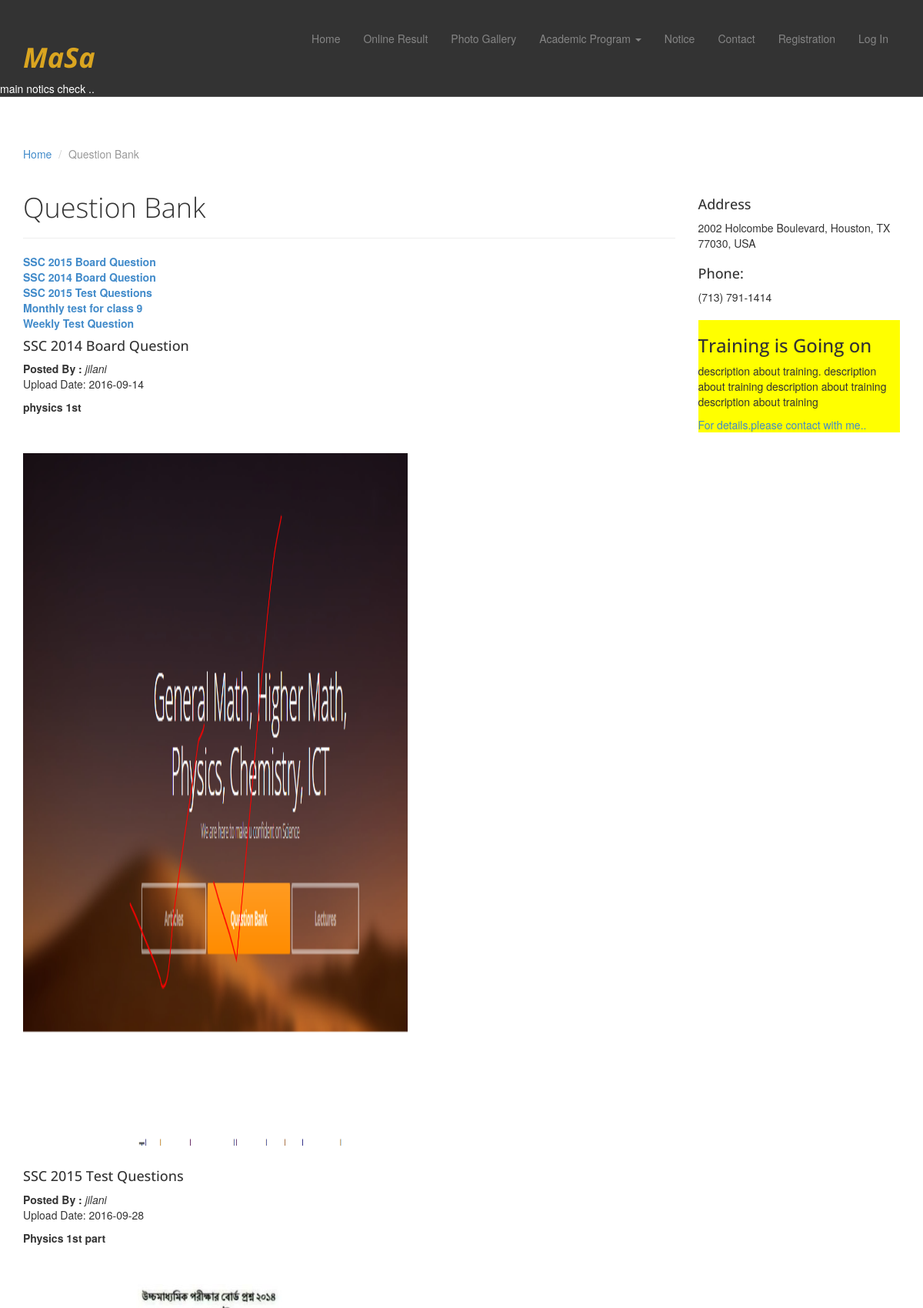
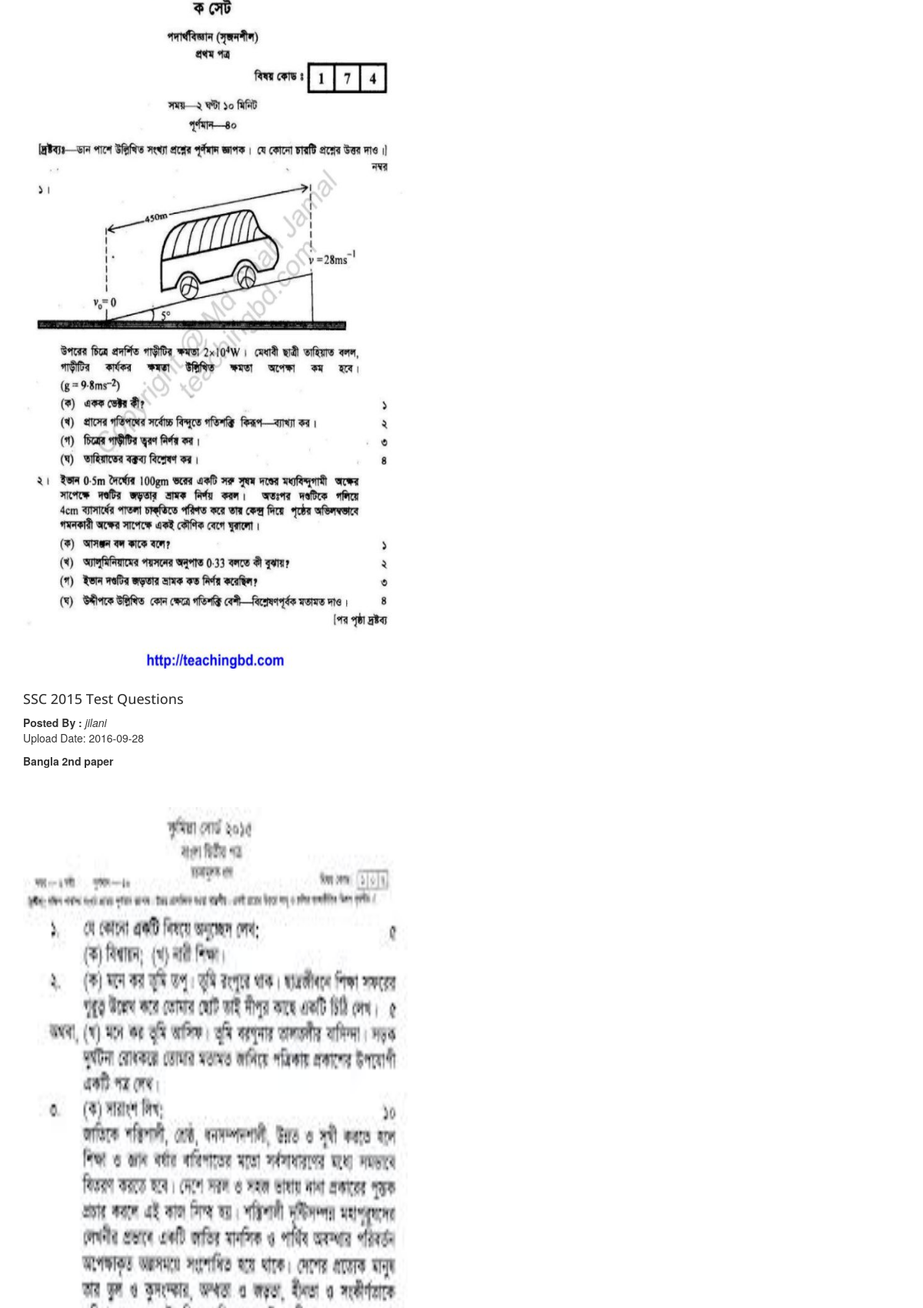
Screenshot of /question_bank.php (upper part) with the database file from the repository (2 pictures, top to bottom).
### tables this page shows
CREATE TABLE IF NOT EXISTS `tbl_notice` (
`notice_id` int(30) NOT NULL,
  `notice_des` varchar(400) NOT NULL,
  `notice_type` varchar(20) NOT NULL,
  `date` date NOT NULL,
  `deletion_status` tinyint(2) NOT NULL DEFAULT '0'
);

CREATE TABLE IF NOT EXISTS `tbl_question_category` (
`question_category_id` int(10) NOT NULL,
  `question_category_name` varchar(100) NOT NULL,
  `question_category_des` text NOT NULL,
  `deletion_status` tinyint(4) NOT NULL DEFAULT '0'
);

CREATE TABLE IF NOT EXISTS `tbl_question` (
`question_id` int(10) NOT NULL,
  `question_category_id` int(10) NOT NULL,
  `user_id` int(20) NOT NULL,
  `question_des` varchar(50) NOT NULL,
  `resource` text NOT NULL,
  `upload_date` date NOT NULL,
  `deletion_status` int(2) NOT NULL DEFAULT '0'
);

CREATE TABLE IF NOT EXISTS `tbl_user` (
`user_id` int(10) NOT NULL,
  `name` varchar(30) NOT NULL,
  `date_of_birth` date NOT NULL,
  `class` int(3) NOT NULL,
  `address` varchar(50) NOT NULL,
  `phone_number` int(12) NOT NULL,
  `user_type` varchar(30) NOT NULL,
  `email` varchar(40) NOT NULL,
  `group` varchar(20) NOT NULL,
  `user_image` text NOT NULL,
  `password` varchar(100) NOT NULL,
  `deletion_status` tinyint(2) NOT NULL DEFAULT '0',
  `approval_status` tinyint(2) NOT NULL DEFAULT '0'
);

### question_bank.php (called while the page is built)
<?php
$pages = 'question_bank';
include './index.php';

### application.php (called while the page is built, shortened)
<?php
class Application {
    public function __construct() {
        $host_name = 'localhost';
        $user_name = 'root';
        $password = '';
        $db_name = 'sciencesolution';
        $con = mysqli_connect($host_name, $user_name, $password);
        if ($con) {
            $db_select = mysqli_select_db($con, $db_name);
            if ($db_select) {
                return $con;
            } else {
                die('Database not selected' . mysqli_error($con));
            }
        } else {
            die('Database server connection fail' . mysqli_error($con));
        }
    }
    public function select_latest_notice(){
        $con = $this->__construct();
        $sql3= " SELECT MAX(notice_id) FROM tbl_notice WHERE notice_type='main' AND deletion_status='0' ";
            if (mysqli_query($con, $sql3)) {
      $qu_res = mysqli_query($con, $sql3);
            $max_notice_id = mysqli_fetch_assoc($qu_res);
           $last_notice_id=$max_notice_id['MAX(notice_id)'];
           $sql = "SELECT * From tbl_notice  where notice_id = '$last_notice_id'  ";
        if (mysqli_query($con, $sql)) {
            $query_result = mysqli_query($con, $sql);
            return $query_result;
        } else {
            die('Query problem' . mysqli_error($con));
        }
               }
               }
    public function select_all_question_category(){
        $con = $this->__construct();
        $sql = "SELECT * From  tbl_question_category WHERE deletion_status='0'  ";
        if (mysqli_query($con, $sql)) {
            $query_result = mysqli_query($con, $sql);
            return $query_result;
        } else {
            die('Query problem' . mysqli_error($con));
        }
    }
    public function select_all_question(){
        $con = $this->__construct();
        $sql = "SELECT q.*, c.*, u.* FROM tbl_question as q, tbl_question_category as c, tbl_user as u WHERE q.user_id=u.user_id AND c.question_category_id=q.question_category_id AND q.deletion_status=0  ";
        if (mysqli_query($con, $sql)) {
            $query_result = mysqli_query($con, $sql);
            return $query_result;
        } else {
            die('Query problem' . mysqli_error($con));
        }
    }
}

### pages/question_bank_page_content.php (the view, shortened to what this page needs)
<br/><br/><br/><br/><br/><br/><br/><br/>
<?php
$query_result=$obj_app->select_all_question_category();
$query_result_question=$obj_app->select_all_question();
?>
<div class="container">
    <ol class="breadcrumb">
        <li><a href="index.html">Home</a></li>
        <li class="active">Question Bank</li>
    </ol>
    <div class="row">
        <article class="col-sm-9 maincontent">
            <header class="page-header">
                <h1 class="page-title">Question Bank</h1>
            </header>
            <?php while ($qu_info = mysqli_fetch_assoc($query_result)) { ?>
                        <b>   <a href="?question_category_id=<?php echo $qu_info['question_category_id']; ?>" >
                        <?php echo $qu_info['question_category_name']; ?> </a> </b>
                        <br/>
                    <?php }
                    if(isset($question_by_category)){
                        while ($qu_info_ques = mysqli_fetch_assoc($question_by_category)) { ?>
            <h4><?php echo $qu_info_ques['question_category_name']; ?> </h4>
            <b> Posted By :</b> <i> <?php echo $qu_info_ques['name']; ?> </i>  <p> Upload Date: <?php echo $qu_info_ques['upload_date']; ?> </p>
            <p> <b>  <?php echo $qu_info_ques['question_des']; ?> </b>
            </p> <br/> <br/>
            <img src="<?php echo $qu_info_ques['resource']; ?>"
                 height="900" width="500" >
            <br/><br/>
                    <?php }
                    }
                    else {
                    while ($qu_info_ques = mysqli_fetch_assoc($query_result_question)) { ?>
            <h4> <?php echo $qu_info_ques['question_category_name']; ?> </h4>
            <b> Posted By :</b> <i> <?php echo $qu_info_ques['name']; ?> </i>  <p> Upload Date: <?php echo $qu_info_ques['upload_date']; ?> </p>
            <p> <b>  <?php echo $qu_info_ques['question_des']; ?> </b>
            </p> <br/> <br/>
            <img src="<?php echo $qu_info_ques['resource']; ?>"
                 height="900" width="500" >
            <br/><br/>
                    <?php }} ?>
        </article>
        <aside class="col-sm-3 sidebar sidebar-right">
            <div class="widget">
                <h4>Address</h4>
                <address>
                    2002 Holcombe Boulevard, Houston, TX 77030, USA
                </address>
                <h4>Phone:</h4>
                <address>
                    (713) 791-1414
                </address>
            </div>
            <div  style="background-color: yellow; width: 100%; float: left;">
                <marquee> <h3> Training is Going on  </h3></marquee>
                <p> description about training. description about
                    training description about training
                    description about training </p>
                <a href="http://localhost/ScienceSolution/contact.php"> For details.please contact with me..</a>
            </div>
        </aside>
    </div>
</div>

### include/menu.php (shortened to what this page needs)
<?php
$result = $obj_app-> select_latest_notice();
$latest_notice = mysqli_fetch_assoc($result);
?>
<div class="navbar navbar-inverse navbar-fixed-top headroom" >
    <div class="container">
        <div class="navbar-header">
            <h1 style="color: goldenrod; "> <i><b>MaSa </b></i></h1>
        </div>
        <div class="navbar-collapse collapse">
            <ul class="nav navbar-nav pull-right">
                <?php if(isset($pages)) { ?>
                <li><a href="index.php">Home</a></li>
                <?php if ($pages == 'result_page'){ ?>
                <li class="active"><a href="result.php">Online Result</a></li>
                <?php }  else {?>
                <li><a href="result.php">Online Result</a></li>
                <?php }
                if ($pages == 'photo_gallery'){ ?>
                <li class="active"><a href="photo_gallery.php">Photo Gallery</a></li>
                <?php }  else {?>
                <li><a href="photo_gallery.php">Photo Gallery</a></li>
                <?php }
                if ($pages == 'class8'|| $pages == 'class9' || $pages == 'class10' ||$pages == 'class11'){ ?>
                <li class="dropdown" class="active">
                    <a href="#" class="dropdown-toggle" data-toggle="dropdown">Academic Program <b class="caret"></b></a>
                    <ul class="dropdown-menu">
                        <li><a href="class8.php">Class 8 </a></li>
                        <li><a href="class9.php">Class 9</a></li>
                        <li><a href="class10.php">Class 10 </a></li>
                        <li><a href="class11.php">Class 11 </a></li>
                    </ul>
                </li>
                <?php }  else {?>
                <li class="dropdown">
                    <a href="#" class="dropdown-toggle" data-toggle="dropdown">Academic Program <b class="caret"></b></a>
                </li>
                <?php }
                if ($pages == 'notice_page'){ ?>
                <li   class="active" ><a href="notice.php">Notice </a></li>
                <?php }  else {?>
                <li ><a href="notice.php">Notice </a></li>
                <?php }
                if ($pages == 'contact'){ ?>
                <li class="active" ><a href="contact.php">Contact</a></li>
                <?php }  else {?>
                <li><a href="contact.php">Contact</a></li>
                <?php }
                if ($pages == 'signup'){ ?>
                <li class="active"><a href="signup.php">Registration</a></li>
                <?php }  else {?>
                <li><a href="signup.php">Registration</a></li>
                <?php } ?>
                 <?php
                if (isset($_SESSION['user_id']) && $_SESSION['user_type'] == 'student') { ?>
                          <li> <ul >
                                    <li><a href="student_info.php"><i class="halflings-icon user"></i> Profile</a></li>
                                    <li><a href="?status_logout=logout"><i class="halflings-icon off"></i> Logout</a></li>
                              </ul></li>
               <?php }
               else { ?>
                   <li><a href="admin/index.php">Log In</a></li>
              <?php }
                } else { ?>
                <?php
                if (isset($_SESSION['user_id']) && $_SESSION['user_type'] == 'student') { ?>
                          <li> <ul >
                                    <li><a href="student_info.php"><i class="halflings-icon user"></i> Profile</a></li>
                                    <li><a href="?status_logout=logout"><i class="halflings-icon off"></i> Logout</a></li>
                              </ul></li>
               <?php }
               else { ?>
                   <li><a href="admin/index.php">Log In</a></li>
              <?php } } ?>
            </ul>
        </div>
    </div>
    <div  style="color: #ffffff; "> <marquee> <?php echo $latest_notice['notice_des']; ?> </marquee></div>
</div>

### assets/css/main.css (style rules this page uses)
.headroom { -webkit-transition: all 0.4s ease-out; -moz-transition: all 0.4s ease-out; -o-transition: all 0.4s ease-out; transition: all 0.4s ease-out; }
h1, h2, h3, h4, h5, h6 { font-family:"Open sans", Helvetica, Arial; }
h1, .h1, h2, .h2, h3, .h3 { margin-top:30px; }
.page-title { margin-top:20px; font-weight:300; }
.breadcrumb { background:none; padding:0; margin:30px 0 0px 0; }
img { max-width:100%; }
.sidebar { padding-top:36px; padding-bottom:30px; }
.sidebar .widget { margin-bottom:20px; }
.sidebar h1, .sidebar .h1, .sidebar h2, .sidebar .h2, .sidebar h3, .sidebar .h3 { margin-top:20px; }

### rows the page displays
tbl_notice: notice_des "main notics check .."
tbl_question_category: question_category_name "SSC 2015 Board Question"
tbl_question_category: question_category_name "SSC 2014 Board Question"
tbl_question_category: question_category_name "SSC 2015 Test Questions"
tbl_question_category: question_category_name "Monthly test for class 9"
tbl_question_category: question_category_name "Weekly Test Question"
tbl_question: question_category.question_category_name "SSC 2014 Board Question", user.name "jilani", upload_date "2016-09-14", question_des "physics 1st", resource (picture)
tbl_question: question_category.question_category_name "SSC 2015 Test Questions", user.name "jilani", upload_date "2016-09-28", question_des "Physics 1st part", resource (picture)
tbl_question: question_category.question_category_name "SSC 2015 Test Questions", user.name "jilani", upload_date "2016-09-28", question_des "Bangla 2nd paper", resource (picture)
